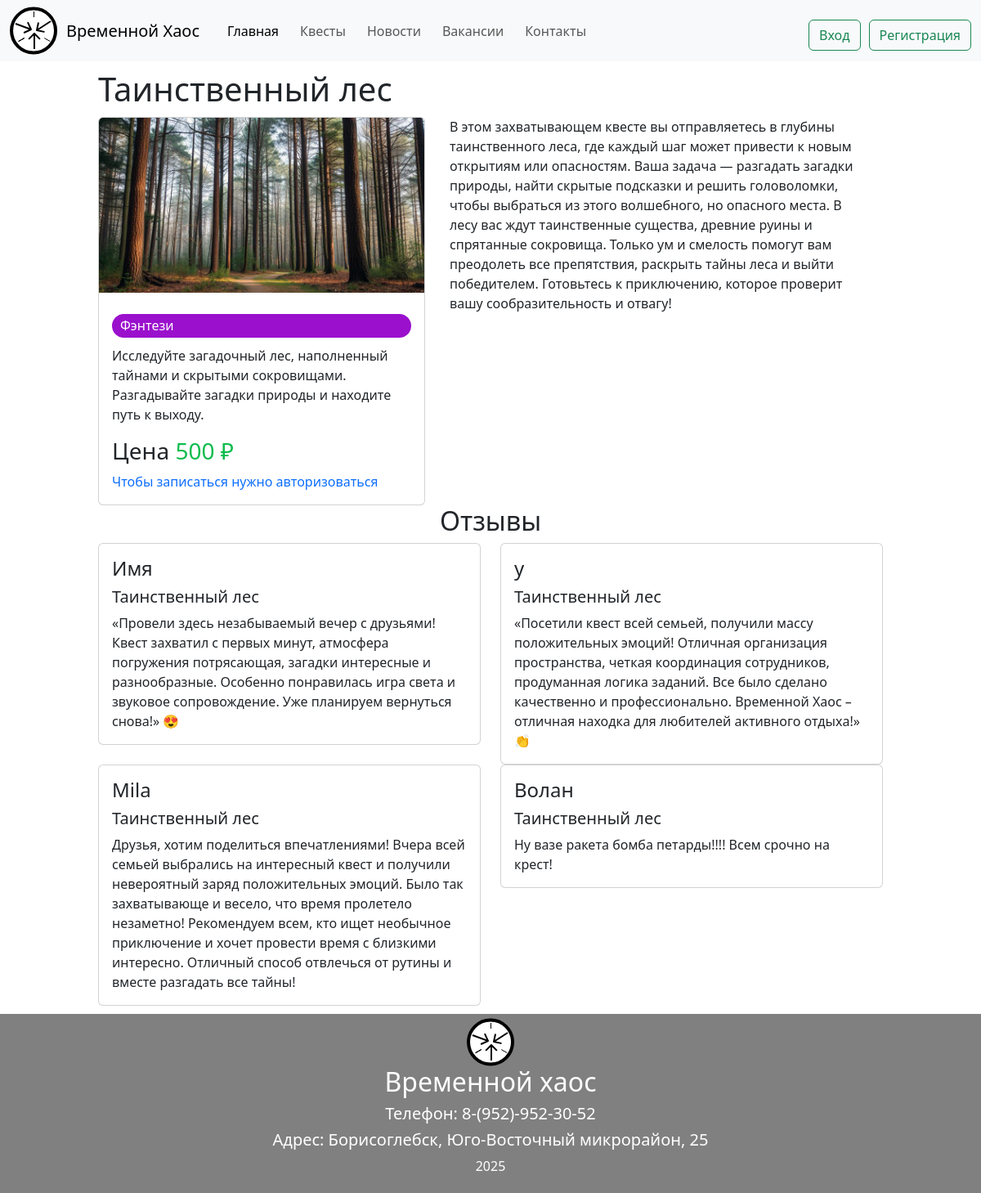
Page /okvest.php?id=1 on the committed database.
### tables this page shows
CREATE TABLE `kvest` (
  `id_kvest` int NOT NULL,
  `id_kat` int NOT NULL,
  `name_k` varchar(150) NOT NULL,
  `description` varchar(1500) NOT NULL,
  `more` varchar(5000) NOT NULL,
  `cena` varchar(150) NOT NULL,
  `foto` varchar(150) NOT NULL
);

CREATE TABLE `kateg` (
  `id_kat` int NOT NULL,
  `name_kt` varchar(150) NOT NULL
);

CREATE TABLE `otzv` (
  `id_otzv` int NOT NULL,
  `id_user` int NOT NULL,
  `id_kv` int NOT NULL,
  `text` varchar(1500) NOT NULL,
  `status` varchar(150) NOT NULL DEFAULT 'Новый'
);

CREATE TABLE `users` (
  `id_user` int NOT NULL,
  `name` varchar(150) NOT NULL,
  `surname` varchar(150) NOT NULL,
  `login` varchar(150) NOT NULL,
  `phone` varchar(150) NOT NULL,
  `email` varchar(150) NOT NULL,
  `password` varchar(150) NOT NULL,
  `role` varchar(150) NOT NULL DEFAULT 'user'
);

### okvest.php (the view, shortened to what this page needs)
<?php
include('header.php');
$id= $_GET['id'];
$sql = "SELECT * FROM kvest INNER JOIN kateg ON kvest.id_kat = kateg.id_kat WHERE `id_kvest` = $id";
$result = mysqli_query($link, $sql) or die(mysqli_error($link));
 while ($row = $result->fetch_assoc()) {
?>
<div class="main margin-top">
    <h1 class="color d-flex centr margin-top"><?php echo $row['name_k']; ?></h1>
    <div class="kvest-layout margin-top">
            <div class="kvest-layout-card">
                <?php
                    $category_colors = [
                    '1' => 'rgba(200, 212, 63, 1)',
                    '2' => 'rgba(3, 159, 133, 1)',
                    '3' => 'rgba(22, 184, 254, 1)',
                    '4' => 'rgba(0, 133, 18, 1)',
                    '5' => 'rgba(154, 16, 204, 1)',
                    '6' => 'rgba(255, 0, 238, 1)',
                    ];
                    $category_type = $row['id_kat'];
                    $color = $category_colors[$category_type] ?? 'black'; ?>
                    <div class="card kvest-card">
                <img src="<?php echo $row['foto']; ?>" class="card-img-top" alt="...">
                <div class="card-body kvest-card-body">
                    <h6 class="kateg" style="background-color: <?php echo $color; ?>;">
                        <?php echo $row['name_kt']; ?>
                    </h6>
                    <p class="card-text"><?php echo $row['description']; ?></p>
                    <div style="margin-top:auto;">
                    <h3>Цена <span class="cena"><?php echo $row['cena']; ?> ₽</span></h3>
                     <?php
                        if(isset($_SESSION['role'])){
                        ?>
                    <a href="okvest.php?id=<?php echo $row['id_kvest'];?>" class="btn btn-outline-success" type="button" data-bs-toggle="modal" data-bs-target="#zakaz">Записаться</a>
                     <?php
                        }else{?>
                           <a href="#" data-bs-toggle="modal" data-bs-target="#exampleModal">Чтобы записаться нужно авторизоваться</a>
                        <?php }
                        ?>
                    </div>
                </div>
                </div>
            </div>
                <div class="kvest-layout-description">
                  <p><?php echo $row['more'];?></p>
                </div>
                <?php } ?>
    </div>
        <h2 class="centr">Отзывы</h2>
            <div class="row">
                <?php
                        $sql = "SELECT * FROM otzv
                        INNER JOIN users ON users.id_user = otzv.id_user
                        INNER JOIN kvest ON kvest.id_kvest = otzv.id_kv
                        WHERE status = 'Подтвержденно' AND `id_kv` = $id";
                        $result = $link->query($sql);
                        while ($row = $result->fetch_assoc()): ?>
            <div class="col-sm-6 mb-3 mb-sm-0">
                <div class="card">
                    <div class="card-body">
                        <h4 class="card-title"><?php echo $row['name'];?></h4>
                        <h5 class="card-title"><?php echo $row['name_k'];?></h5>
                        <p class="card-text"><?php echo $row['text'];?></p>
                    </div>
                </div>
            </div>
            <?php endwhile; ?>
    </div>
</div>
<?php
include('footer.php');
?>

### css/style.css (style rules this page uses)
* { margin: 0; padding: 0; }
a { text-decoration: none; }
.centr { text-align: center; }
.main { max-width: 80%; margin: 0 auto; }
.card-img-top { max-height: 50vh; object-fit: cover; }
.margin-top { margin-top: 10px; }
.cena { color: rgb(12, 188, 76); }
.kvest-layout { display: flex; flex-wrap: wrap; gap: 30px; align-items: flex-start; }
.kvest-layout-card { flex: 0 0 25rem; max-width: 25rem; width: 100%; }
.kvest-layout-description { flex: 1 1 300px; }
.kvest-card { display: flex; flex-direction: column; height: 100%; max-width: 25rem; width: 100%; margin: 0 auto; }
.kvest-card-body { flex: 1; display: flex; flex-direction: column; }
.kateg { color: white; border-radius: 15px; display: inline-block; padding: 5px 10px; vertical-align: top; margin: 10px 0; }

### rows in the picture
kvest: name_k "Таинственный лес", foto (picture), id_kat.name_kt "Фэнтези", description "Исследуйте загадочный лес, наполненный тайнами и скрытыми сокровищами. Разгадывайте загадки природы и находите путь к выходу.", cena "500", more "В этом захватывающем квесте вы отправляетесь в глубины таинственного леса, где каждый шаг может привести к новым открытиям или опасностям. Ваша задача — разгадать загадки природы, найти скрытые подсказки и решить головоломки, чтобы выбраться из этого волшебного, но опасного места. В лесу вас ждут таинственные существа, древние руины и спрятанные сокровища. Только ум и смелость помогут вам преодолеть все препятствия, раскрыть тайны леса и выйти победителем. Готовьтесь к приключению, которое проверит вашу сообразительность и отвагу!"
otzv: id_user.name "Имя", kvest.name_k "Таинственный лес", text "«Провели здесь незабываемый вечер с друзьями! Квест захватил с первых минут, атмосфера погружения потрясающая, загадки интересные и разнообразные. Особенно понравилась игра света и звуковое сопровождение. Уже планируем вернуться снова!» 😍"
otzv: id_user.name "y", kvest.name_k "Таинственный лес", text "«Посетили квест всей семьей, получили массу положительных эмоций! Отличная организация пространства, четкая координация сотрудников, продуманная логика заданий. Все было сделано качественно и профессионально. Временной Хаос – отличная находка для любителей активного отдыха!» 👏"
otzv: id_user.name "Mila", kvest.name_k "Таинственный лес", text "Друзья, хотим поделиться впечатлениями! Вчера всей семьей выбрались на интересный квест и получили невероятный заряд положительных эмоций. Было так захватывающе и весело, что время пролетело незаметно! Рекомендуем всем, кто ищет необычное приключение и хочет провести время с близкими интересно. Отличный способ отвлечься от рутины и вместе разгадать все тайны!"
otzv: id_user.name "Волан", kvest.name_k "Таинственный лес", text "Ну вазе ракета бомба петарды!!!! Всем срочно на крест!"
